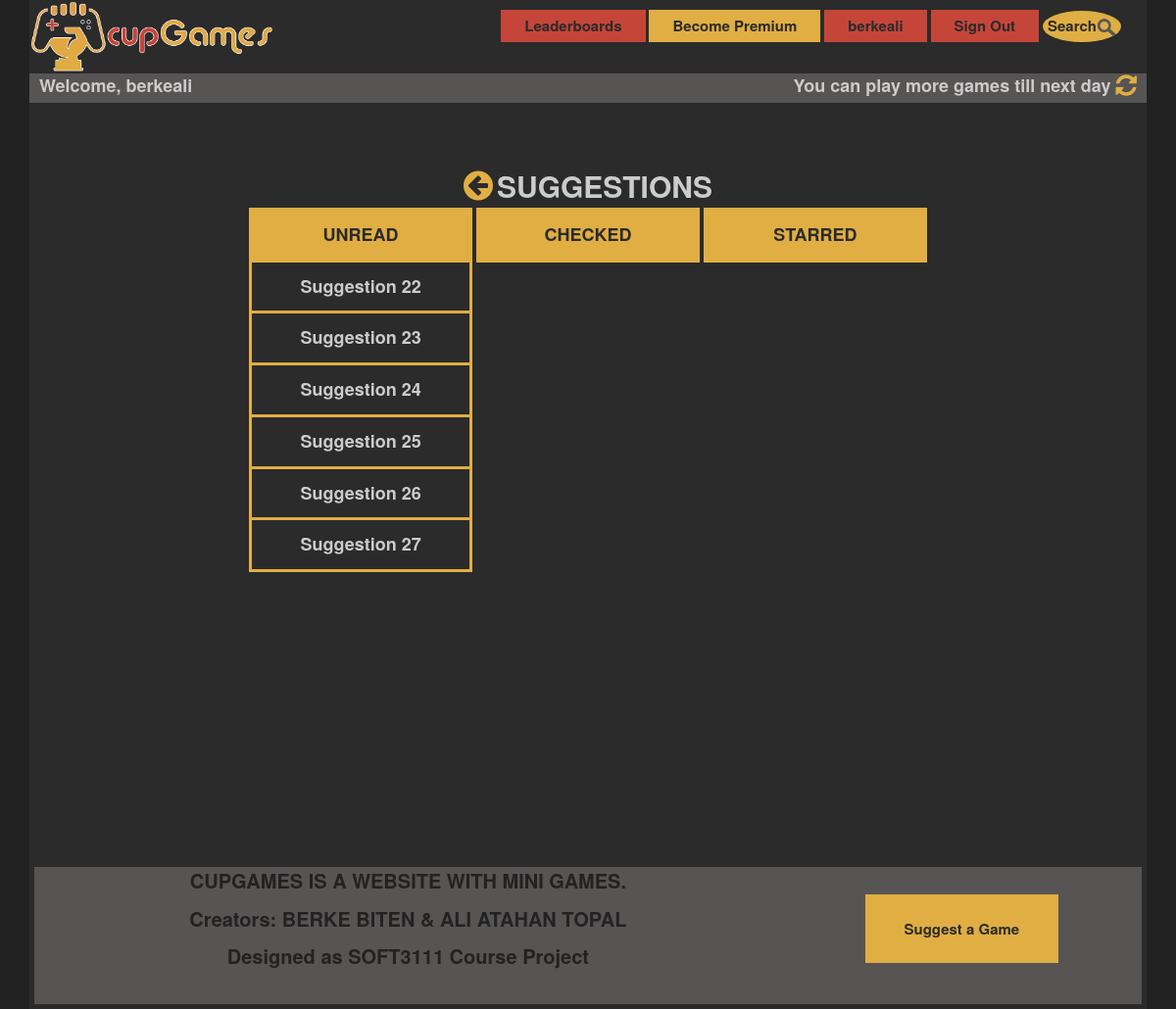
The page /viewSuggestions (signed in) on the database its author committed.
### cupApp/models.py (models this page shows, shortened)
class Suggestion(models.Model):
    username = models.ForeignKey(Account, related_name='suggestion_owner', on_delete=models.DO_NOTHING, null=True,
                                 blank=True)
    detail = models.TextField()
    submit_time = models.DateTimeField(default=timezone.now())
    last_modified = models.DateTimeField(default=timezone.now())
    game_link = models.CharField(null=True, blank=True, max_length=1500)
    is_checked = models.BooleanField(default=False)
    is_starred = models.BooleanField(default=False)
    suggestion_id = models.AutoField(primary_key=True)

### cupApp/views.py (the view)
# urls.py: path('viewSuggestions', views.viewSuggestions, name="viewSuggestions"),
def viewSuggestions(request):
    newSuggestions = Suggestion.objects.filter(is_checked=False, is_starred=False).order_by('submit_time')
    checkedSuggestions = Suggestion.objects.filter(is_checked=True, is_starred=False).order_by('-last_modified')
    starredSuggestions = Suggestion.objects.filter(is_checked=True, is_starred=True).order_by('-last_modified')
    return render(request, 'cupApp/viewSuggestions.html',
                  {'newSuggestions': newSuggestions, 'checkedSuggestions': checkedSuggestions,
                   'starredSuggestions': starredSuggestions})

### cupApp/templates/cupApp/viewSuggestions.html (shortened to what this page needs)
{% extends 'cupApp/base.html' %}
{% load static %}
{% block content %}
    <div class="suggestTables">
        <a href="{% url 'adminpanel' %}" style="font-size:35px; color:#E0AE43;"><i class="fa fa-arrow-circle-left"
                                                                                   aria-hidden="true"></i></a>
        <p1>SUGGESTIONS</p1>
        <br>
        <div class="scrolling-wrapper3">
            <table id="suggestTable">
                <tr class="header">
                    <th>UNREAD</th>
                </tr>
                {% for suggestion in newSuggestions %}
                    <tr>
                        <td>
                            <a href="{% url 'suggestion' pk=suggestion.suggestion_id %}">Suggestion {{ suggestion.suggestion_id }}</a>
                        </td>
                    </tr>
                {% endfor %}
            </table>
        </div>
        <div class="scrolling-wrapper3">
            <table id="suggestTable">
                <tr class="header">
                    <th>CHECKED</th>
                </tr>
            </table>
        </div>
        <div class="scrolling-wrapper3">
            <table id="suggestTable">
                <tr class="header">
                    <th>STARRED</th>
                </tr>
            </table>
        </div>
    </div>
{% endblock %}

### cupApp/static/css/style.css (style rules this page uses)
html { height: 100%; }
body { height: 100%; overflow-x: hidden; overflow-y: scroll; background-color: #222222; color: #cccccc; }
.header { background-color: #2B2B2B; overflow: hidden; }
.suggestionTable th, td { text-align: center; padding: 16px; }
.leaderboard th, td { text-align: center; padding: 16px; }
.suggestTables { height:80%; width: 100%; margin-top: 5%; text-align:center; }
.suggestTables p1 { margin:auto; width:50%; font-size: 30px; font-weight: bold; }
.scrolling-wrapper3 { display:inline-block; width:20%; height: 70%; overflow-x: hidden; overflow-y: auto; white-space: nowrap; }
#suggestTable { border-collapse: collapse; width: 100%; border: 3px solid #E0AE43; font-size: 18px; font-weight: bold; }
#suggestTable th { color: #2B2B2B; }
#suggestTable th, #suggestTable td { text-align: center; padding: 12px; }
#suggestTable tr { border-bottom: 3px solid #E0AE43; }
#suggestTable a { color: #cccccc; }
#suggestTable tr.header, #suggestTable tr:hover, #suggestTable tr:hover a { background-color: #E0AE43; color: #2B2B2B; }

### rows shown on the page
Suggestion: suggestion_id "22"
Suggestion: suggestion_id "23"
Suggestion: suggestion_id "24"
Suggestion: suggestion_id "25"
Suggestion: suggestion_id "26"
Suggestion: suggestion_id "27"

### other values the page prints
{{ request.session.username }} "berkeali"
